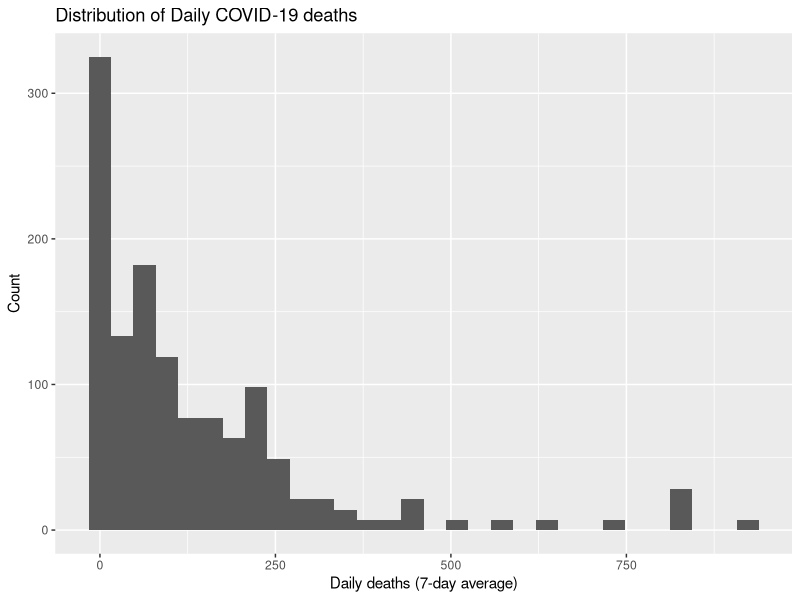
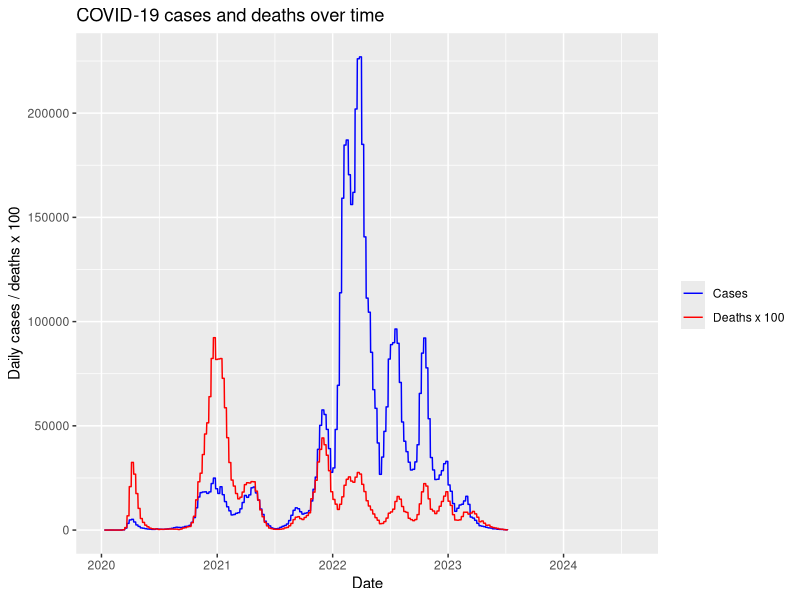
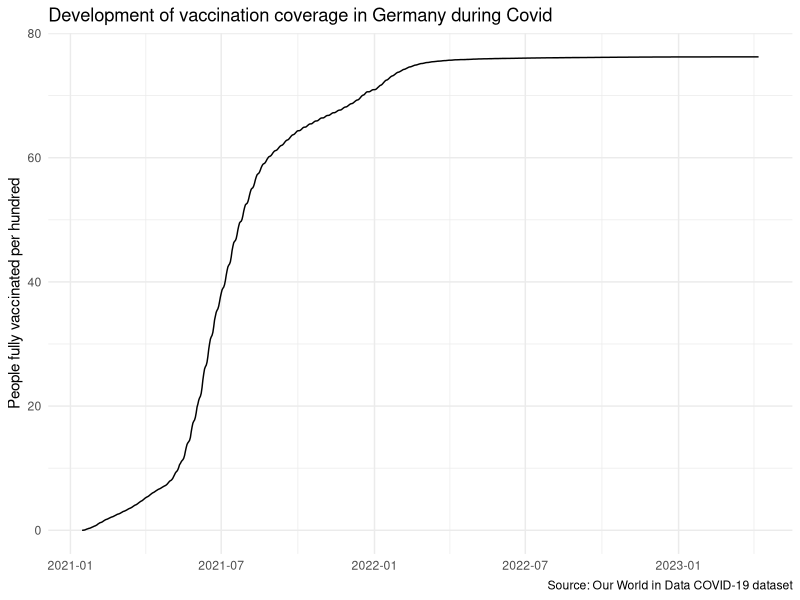

The R source for these figures, in order: (Note: this script raises an error after producing the figures.)
## ---- chunk 1
library(readr)
library(tidyverse)

covid_germany <- read_delim("data/covid_germany.csv")

## ---- chunk 2
#| echo: false
library(ggplot2)  
ggplot(covid_germany, aes(x = new_deaths_smoothed)) +   
  geom_histogram(bins = 30) +   
  labs(     title = "Distribution of Daily COVID-19 deaths",     x = "Daily deaths (7-day average)",     y = "Count"   ) 
## ---- chunk 3
#| echo: false
ggplot(covid_germany, aes(x = date)) +   
  geom_line(aes(y = new_cases_smoothed, colour = "Cases")) +   
  geom_line(aes(y = new_deaths_smoothed * 100, colour = "Deaths x 100")) +   
  scale_colour_manual(     values = c("Cases" = "blue", "Deaths x 100" = "red")   ) +   
  labs(     title = "COVID-19 cases and deaths over time",     x = "Date",     y = "Daily cases / deaths x 100",     colour = ""   )
## ---- chunk 4
glimpse(covid_germany)
## ---- chunk 5
#check variable people_fully_vaccinated_per_hundred
covid_germany %>%
  filter(!is.na(people_fully_vaccinated_per_hundred)) %>%
  summarise(start = min(date), end = max(date))

covid_germany %>%
  filter(!is.na(people_fully_vaccinated_per_hundred)) %>%
  arrange(date) %>%
  mutate(gap = as.numeric(date - lag(date))) %>%
  summarise(max_gap = max(gap, na.rm = TRUE))
## ---- chunk 6
#check variable new_vaccinations_smoothed
covid_germany %>%
  filter(!is.na(new_vaccinations_smoothed)) %>%
  summarise(start = min(date), end = max(date))

covid_germany %>%
  filter(!is.na(new_vaccinations_smoothed)) %>%
  arrange(date) %>%
  mutate(gap = as.numeric(date - lag(date))) %>%
  summarise(max_gap = max(gap, na.rm = TRUE))
## ---- chunk 7
covid_germany %>%
  filter(!is.na(new_vaccinations_smoothed)) %>%
  summarise(
    min = min(new_vaccinations_smoothed),
    max = max(new_vaccinations_smoothed),
    mean = mean(new_vaccinations_smoothed),
    sd = sd(new_vaccinations_smoothed)
  )
## ---- chunk 8
covid_germany %>%
  filter(!is.na(people_vaccinated_per_hundred)) %>%
  summarise(n = n(), start = min(date), end = max(date))

covid_germany %>%
  filter(!is.na(people_vaccinated_per_hundred)) %>%
  arrange(date) %>%
  mutate(gap = as.numeric(date - lag(date))) %>%
  summarise(max_gap = max(gap, na.rm = TRUE))
## ---- chunk 9
covid_germany %>%
  filter(!is.na(new_deaths_smoothed)) %>%
  summarise(n = n(), start = min(date), end = max(date))

covid_germany %>%
  filter(!is.na(icu_patients)) %>%
  summarise(n = n(), start = min(date), end = max(date))
## ---- chunk 10
covid_germany %>%
  filter(!is.na(people_vaccinated_per_hundred),
         !is.na(new_deaths_smoothed)) %>%
  summarise(n = n(), start = min(date), end = max(date))

covid_germany %>%
  filter(!is.na(people_vaccinated_per_hundred),
         !is.na(icu_patients)) %>%
  summarise(n = n(), start = min(date), end = max(date))
## ---- chunk 11
covid_germany %>%
  filter(!is.na(people_vaccinated_per_hundred),
         !is.na(new_deaths_smoothed),
         !is.na(icu_patients)) %>%
  summarise(
    vacc_min = min(people_vaccinated_per_hundred),
    vacc_max = max(people_vaccinated_per_hundred),
    deaths_min = min(new_deaths_smoothed),
    deaths_max = max(new_deaths_smoothed),
    icu_min = min(icu_patients),
    icu_max = max(icu_patients)
  )
## ---- chunk 12
#| fig-alt: "Line chart showing the share of people fully vaccinated against COVID-19 in Germany from late 2020 to 2023. The line starts near zero in early 2021, rises steeply through 2021, and then levels off at around 76 percent."
covid_germany %>% filter(!is.na(people_fully_vaccinated_per_hundred)) %>% ggplot(aes(
  x = date,
  y = people_fully_vaccinated_per_hundred
))+
  geom_line()+
  labs(title = "Development of vaccination coverage in Germany during Covid",
       x = NULL,
       y = "People fully vaccinated per hundred",
       caption = "Source: Our World in Data COVID-19 dataset")+
  theme_minimal()
  
## ---- chunk 13
rq2_data <- covid_germany %>%
  filter(!is.na(people_vaccinated_per_hundred),
         !is.na(new_deaths_smoothed),
         !is.na(icu_patients)) %>%
  select(date, people_vaccinated_per_hundred,
         new_deaths_smoothed, icu_patients)
## ---- chunk 14
# observed correlation
obs_cor_deaths <- rq2_data %>%
  specify(new_deaths_smoothed ~ people_vaccinated_per_hundred) %>%
  calculate(stat = "correlation")

obs_cor_deaths

# theoretical null distribution and p-value
null_dist_deaths <- rq2_data %>%
  specify(new_deaths_smoothed ~ people_vaccinated_per_hundred) %>%
  assume("t")

null_dist_deaths %>%
  get_p_value(obs_stat = obs_cor_deaths, direction = "two-sided")

# confidence interval from the equivalent base R test
cor.test(rq2_data$new_deaths_smoothed,
         rq2_data$people_vaccinated_per_hundred)
## ---- chunk 15
obs_cor_icu <- rq2_data %>%
  specify(icu_patients ~ people_vaccinated_per_hundred) %>%
  calculate(stat = "correlation")

obs_cor_icu

null_dist_icu <- rq2_data %>%
  specify(icu_patients ~ people_vaccinated_per_hundred) %>%
  assume("t")

null_dist_icu %>%
  get_p_value(obs_stat = obs_cor_icu, direction = "two-sided")

cor.test(rq2_data$icu_patients,
         rq2_data$people_vaccinated_per_hundred)
## ---- chunk 16
#| label: fig-rq1-coverage
#| echo: false
#| warning: false
#| message: false
#| fig-cap: "Development of full COVID-19 vaccination coverage in Germany."

covid_germany %>%
  filter(!is.na(people_fully_vaccinated_per_hundred)) %>% 
  ggplot(
    aes(x = date, y = people_fully_vaccinated_per_hundred)
  ) +
   geom_line(
      colour = "steelblue",
      linewidth = 1
    ) +
    labs(
      title = "COVID-19 vaccination coverage in Germany",
      subtitle = "People vaccinated per 100 inhabitants",
      x = "Date",
      y = "Vaccination coverage (%)"
    ) +
    scale_x_date(date_breaks = "2 months",
                date_labels = "%b\n%Y") +
    theme_minimal() +
    theme(
      plot.title = element_text(face = "bold", size = 16),
      plot.subtitle = element_text(size = 11),
      axis.title = element_text(size = 12),
      axis.text = element_text(size = 10)
    )
## ---- chunk 17
#| label: fig-rq1-activity
#| echo: false
#| warning: false
#| message: false
#| fig-cap: "Daily COVID-19 vaccination activity in Germany."

covid_germany %>%
  filter(!is.na(new_vaccinations_smoothed)) %>%
  ggplot(aes(date, new_vaccinations_smoothed)) +
  geom_line(color = "steelblue") +
  labs(
    title = "Daily Vaccination Activity",
    subtitle = "7-day smoothed number of vaccinations",
    x = "Date",
    y = "New vaccinations"
  ) +
  theme_minimal()
## ---- chunk 18
#| fig-alt: "Scatter plot of smoothed daily COVID-19 deaths in Germany against the share of people vaccinated per hundred, from late 2020 to early 2023. Points are coloured by date. Deaths are high at low vaccination coverage in early 2021, drop in mid 2021, rise again during the winter waves, and are low at high coverage in 2022 and 2023. The overall trend is downward." 
rq2_data %>% ggplot(aes(x = people_vaccinated_per_hundred,
                        y = new_deaths_smoothed,
                        colour = date)) +   
  geom_point(alpha = 0.6) +   
  labs(title = "Vaccination coverage and COVID-19 mortality in Germany",
       subtitle = "Each point is one day; colour shows the date",
       x = "People vaccinated per hundred",
       y = "New deaths (7-day smoothed)",
       colour = NULL,
       caption = "Source: Our World in Data COVID-19 dataset") +       theme_minimal()
## ---- chunk 19
#| fig-alt: "Scatter plot of the number of COVID-19 ICU patients in Germany against the share of people vaccinated per hundred, from late 2020 to early 2023. Points are coloured by date. ICU occupancy is around 3000 to 5700 patients at low vaccination coverage in early 2021, falls in mid 2021, peaks again near 5000 at around 65 per hundred during the winter wave of 2021, and is mostly below 2000 at high coverage in 2022 and 2023. The overall trend is downward." 
rq2_data %>% ggplot(aes(x = people_vaccinated_per_hundred,
                        y = icu_patients,
                        colour = date)) +   
  geom_point(alpha = 0.6) +   
  labs(title = "Vaccination coverage and ICU occupancy in Germany",
       subtitle = "Each point is one day; colour shows the date",
       x = "People vaccinated per hundred",
       y = "COVID-19 patients in intensive care",
       colour = NULL,
       caption = "Source: Our World in Data COVID-19 dataset") +   theme_minimal()
## ---- chunk 20
rq2_data %>%  mutate(year = factor(format(date, "%Y"))) %>% 
  group_by(year) %>%   
  summarise(n = n(),
            cor_deaths = cor(people_vaccinated_per_hundred, new_deaths_smoothed),     
            cor_icu = cor(people_vaccinated_per_hundred, icu_patients))
